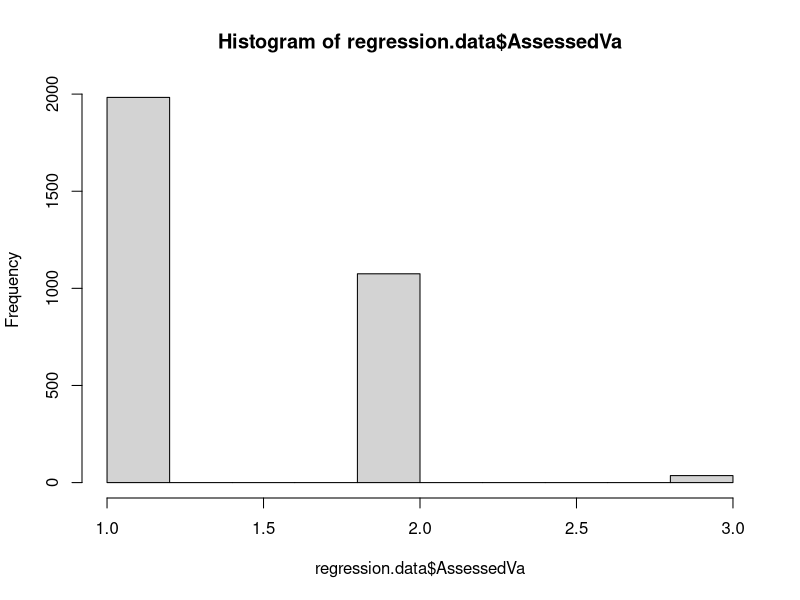
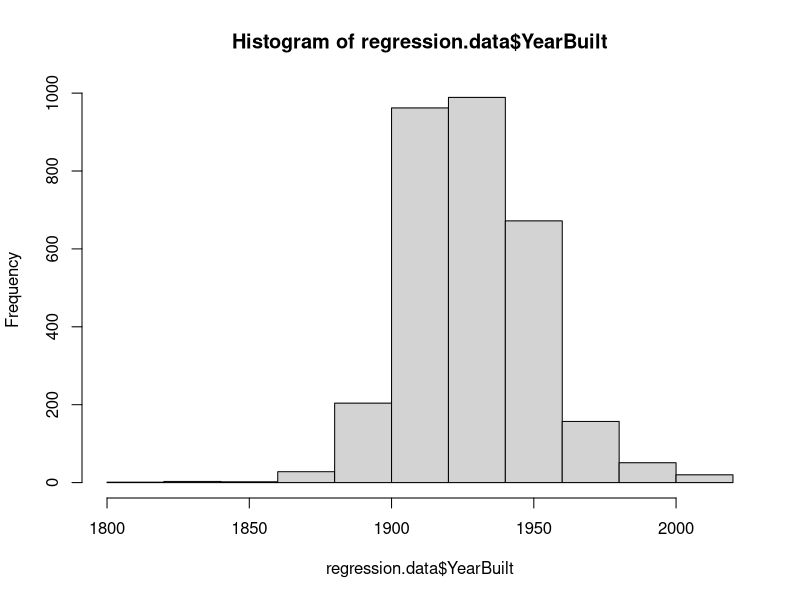
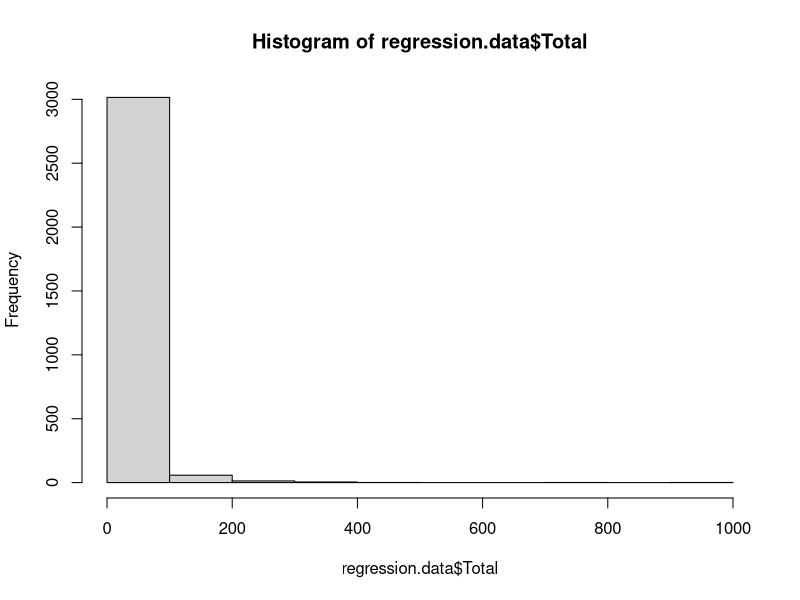

These charts were generated, in order, by the following R code: (Note: this script raises an error after producing the figures.)
#####################################
##### Do NOT delete this block #####
setwd(Sys.getenv('PROJECT_HOME'))
####################################

####################################
## write code to read input csv into data frame
df <- read.csv('merged_block.csv')
####################################

## start writing your R code from here
#loading data with the selected columns
finalData <- df

###########################################################
#Regression Model
###########################################################
# Running a Regression model
regression.data <- finalData
str(regression.data)
summary(regression.data)

# Preparing variables for regression. Converting significant variables into numeric and normalizing them.
normalize <- function(x)
{
  (x-min(x))/max(x)-min(x)
}

# Assessed Value

regression.data$AssessedVa <-  ifelse(regression.data$AssessedVa <= 75000, 1,ifelse(regression.data$AssessedVa > 75000 & regression.data$AssessedVa <= 2000000, 2,3))
hist(regression.data$AssessedVa)

# Year Built

hist(regression.data$YearBuilt)
regression.data$YearBuilt <- ifelse(regression.data$YearBuilt <=1900,1,ifelse(regression.data$YearBuilt > 1900 & regression.data$YearBuilt<=1975,2,3))

# Total Crime

hist(regression.data$Total)
unique(regression.data$Total)

# Vacant Building


# Running the regression Model

str(regression.data)
summary(regression.data)

regression.Model.1 <- lm(Vacant_Pr ~ AssessedVa + YearBuilt + Total  + Units
                           ,data = regression.data)
summary(regression.Model.1)

regression.Model.2 <- lm(Occupied_Pr ~ AssessedVa + YearBuilt + Total  + Units
                           ,data = regression.data)
summary(regression.Model.2)

# Visualizing the results for Y= Vancant_Pr

temp <- regression.data[,c("Vacant_Pr",'AssessedVa','YearBuilt',"Total","Units")]
#View(temp)
tempMelt <- melt(temp, id='Vacant_Pr')
#View(tempMelt)

library(ggplot2)
#Heat Map 
ggplot(tempMelt, aes(x=Vacant_Pr,y=variable, fill=value)) + geom_tile() + scale_fill_gradient(low="yellow", high = "orange")

# Scatter Plot
ggplot(regression.data, aes(x=YearBuilt, y=Vacant_Pr, size=Units, col=Units))+geom_jitter(width = 0.5, height = 1) + geom_abline()


# Visualizing the results for Y = Occupied_Pr

temp1 <- regression.data[,c("Occupied_Pr",
                            'AssessedVa','YearBuilt',"Total","Units")]
#View(temp)
tempMelt1 <- melt(temp1, id='Occupied_Pr')
#View(tempMelt)

#Heat Map 
ggplot(tempMelt1, aes(x=Occupied_Pr,y=variable, fill=value)) + geom_tile() + scale_fill_gradient(low="yellow", high = "orange")

# Scatter Plot
ggplot(regression.data, aes(x=YearBuilt, y=Occupied_Pr, size=Units, col=Units,))+geom_jitter(width = 0.5, height = 1) + geom_abline()
## end your R code and logic 

####################################
##### write output file ############
# add your R code to write output file
####################################


